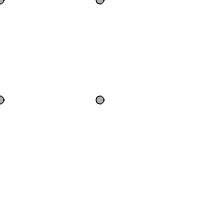
Frame 1 (no input)
Frame 60 (no input): identical to frame 1, image omitted
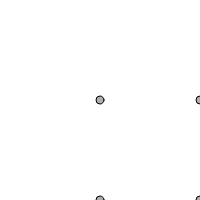
Frame 120 (the mouse pressed at the canvas centre since frame 60)

The p5.js sketch that drew these frames (run headless with seeded random() and noise() and a simulated clock; from frame 60 on, the mouse is pressed at the canvas centre):

// p5.js sketch
// ── sketch.js
function setup() {
	createCanvas(200, 200);
}

function draw() {
	background(255);
	stroke(0);
	fill(175);

	// grab mouse coordinates, constrained to the window
	let mx = constrain(mouseX, 0, width - 100);
	let my = constrain(mouseY, 0, height - 100);

	// translate to mouse location
	translate(mx, my);
	ellipse(0, 0, 8);

	translate(100, 0);
	ellipse(0, 0, 8);

	translate(0, 100);
	ellipse(0, 0, 8);

	translate(-100, 0);
	ellipse(0, 0, 8);

}
